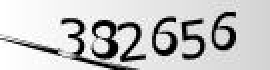
#> input picture 3.jpg, 135 x 35 px (shown 2 times larger)
$ python tt.py
#> lines starting #> are read from the running program, lines starting #| are printed output that depends on the picture; after the words box and inside, x2 and y2 are one past the last pixel; in counts of white or black regions, pixels touching at a corner belong together
import cv2

# Load an color image in grayscale
img = cv2.imread('3.jpg',0)
#> img is the input picture: shape (35, 135); min 0, max 255, mean 198.3
ret, thresh_img = cv2.threshold(img, 180, 255, cv2.THRESH_BINARY_INV)
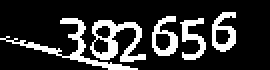
#> thresh_img: shape (35, 135) (shown 2 times larger); 19.2% white; 5 white regions, box (x1, y1, x2, y2) and area: (45, 10, 73, 31) 265, (0, 9, 69, 35) 259, (106, 6, 118, 26) 130, (76, 8, 89, 28) 129, (90, 9, 103, 30) 124
cv2.imshow('grey image',thresh_img)
cv2.imwrite("result11.jpg", thresh_img)
#cv2.waitKey(0)
#cv2.destroyAllWindows()
